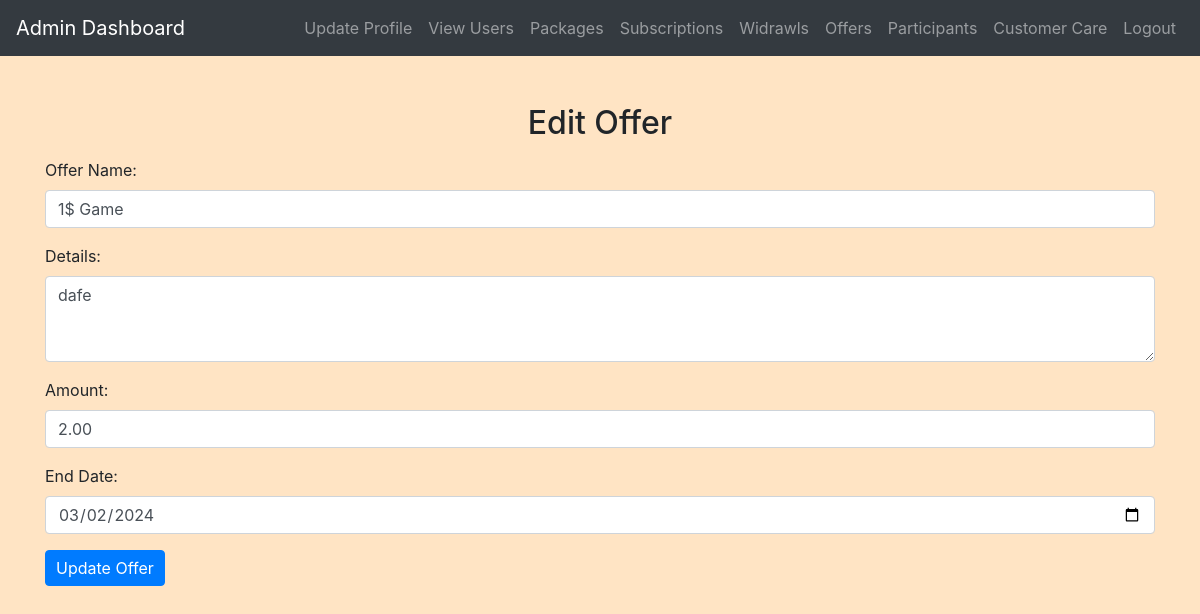
/admin/edit_offer.php?id=1 (signed in), run on the app's committed database.
### tables this page shows
CREATE TABLE `offers` (
  `id` int(11) NOT NULL,
  `offer_name` varchar(255) NOT NULL,
  `details` text NOT NULL,
  `amount` decimal(10,2) NOT NULL,
  `end_date` date NOT NULL
);

### admin/edit_offer.php (the view, shortened to what this page needs)
<?php
include('config.php');
$id = $_GET['id'];
$sql = "SELECT * FROM offers WHERE id = $id";
$result = mysqli_query($conn, $sql);
if (mysqli_num_rows($result) == 1) {
    $row = mysqli_fetch_assoc($result);
} else {
    echo "<script>alert('Offer not found.');</script>";
    header("Location: view_offers.php");
    exit;
}
?>
<!DOCTYPE html>
<html>
<head>
    <link rel="stylesheet" href="https://maxcdn.bootstrapcdn.com/bootstrap/4.5.2/css/bootstrap.min.css">
    <link rel="stylesheet" href="../css/style.css">
</head>
<body>
<?php include('admin_navbar.php'); ?>
<div class="container mt-5">
    <h2 class="mb-3">Edit Offer</h2>
    <form method="post">
        <div class="form-group">
            <label for="offer_name">Offer Name:</label>
            <input type="text" class="form-control" id="offer_name" name="offer_name" value="<?php echo $row['offer_name']; ?>" required>
        </div>
        <div class="form-group">
            <label for="details">Details:</label>
            <textarea class="form-control" id="details" name="details" rows="3" required><?php echo $row['details']; ?></textarea>
        </div>
        <div class="form-group">
            <label for="amount">Amount:</label>
            <input type="number" class="form-control" id="amount" name="amount" value="<?php echo $row['amount']; ?>" required>
        </div>
        <div class="form-group">
            <label for="end_date">End Date:</label>
            <input type="date" class="form-control" id="end_date" name="end_date" value="<?php echo $row['end_date']; ?>" required>
        </div>
        <button type="submit" class="btn btn-primary">Update Offer</button>
    </form>
</div>
</body>
</html>

### css/style.css (style rules this page uses)
body { background-color: bisque; }
h1, h2, h3, h4 { text-align: center; margin-top: 30px; margin-bottom: 30px; }
.btn-primary { padding: 5px 10px; }

### data on the page
offers: offer_name "1$ Game", details "dafe", amount "2.00", end_date "03/02/2024"
